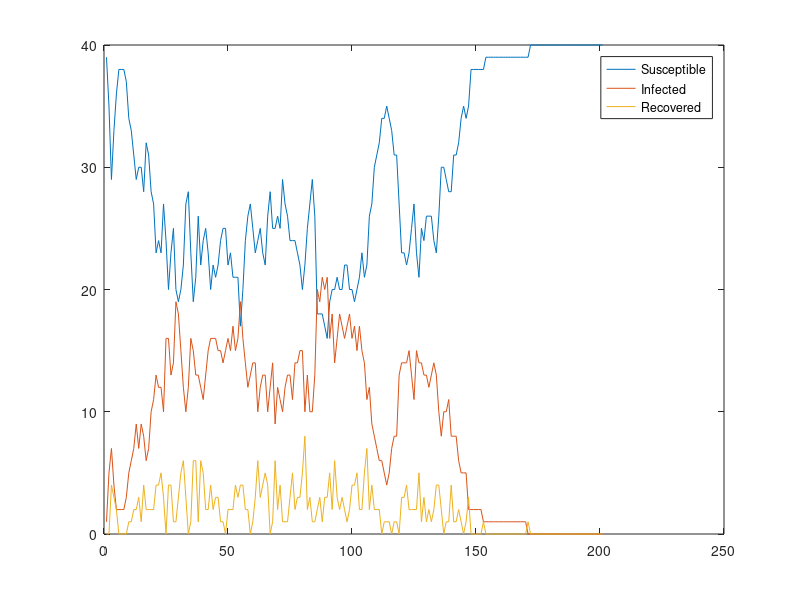

Here is the MATLAB script that generated this plot:
%%  Modelling hospital-acquired infections
%   Agent-based modelling course project
%   Singapore-ETH Centre (SEC)
%   Future Resilient Systems
%   Date: 23 October 2015
%   Version: 1.0
%   Authors:
%       *   Mateusz Iwo Dubaniowski
%       *   Tianyin Sun

display('Start simulation...');     %Started!

%% Initilization
TIMESTEPS = 200;
PROPERTIES = 4;         % Properties: 1 - patient(1)/staff(0), 2 - room no., 3 - status: 0 - S, 1 - I, 2 - R
NSTAFF = 15;

WARDSMAP = [3 1 1 1 1; 1 1 1 1 1; 1 1 -1 1 1; 1 1 0 1 1; 1 1 1 1 1;]
NPATIENTS = sum(sum(WARDSMAP))+1;
dimensions = size(WARDSMAP);
wards = zeros(dimensions(1), dimensions(2));
agents = zeros(NSTAFF+NPATIENTS, PROPERTIES);
agents(1, 3)=1;
new_agents=agents;
agents(1:1:NPATIENTS, 1)=1;
for i=NPATIENTS+1:1:NPATIENTS+NSTAFF
    agents(i, 2)=round((rand*(dimensions(1)*dimensions(2)))+0.5);
end
temppatient=1;
for i=1:1:dimensions(1)*dimensions(2)
    for j=1:1:WARDSMAP(floor((i-1)/dimensions(1))+1, mod((i-1), dimensions(2))+1)
        agents(temppatient, 2)=i;
        temppatient=temppatient+1;
    end
end
% Probabilities
infectionPatient=0.1;
infectionStaff=0.05;
recoverPatient=0.1;
recoverStaff=0.9;
susceptiblePatient=0.8;
susceptibleStaff=0.9;
movementProbMat = rand(dimensions(1)*dimensions(2), dimensions(1)*dimensions(2));
for i=1:1:dimensions(1)*dimensions(2)
    if (WARDSMAP(floor((i-1)/dimensions(1))+1, mod((i-1), dimensions(2))+1)>0)
        movementProbMat(:,i)=movementProbMat(:,i)*WARDSMAP(floor((i-1)/dimensions(1))+1, mod((i-1), dimensions(2))+1);
    end
end
for i=1:1:dimensions(1)*dimensions(2)
    movementProbMat(i,:) = movementProbMat(i,:)/sum(movementProbMat(i,:));
    for j=dimensions(1)*dimensions(2):-1:1
       movementProbMat(i,j) = sum(movementProbMat(i,1:1:j));
    end
end
status_data=zeros(TIMESTEPS+1, 3);

%% Iterate over time
new_agents=agents;
status_data(1, 1)=sum(agents(:,3)==0);
status_data(1, 2)=sum(agents(:,3)==1);
status_data(1, 3)=sum(agents(:,3)==2);
for tstep=1:1:TIMESTEPS
    tstep

%% Iterate over agents
    for agent=1:1:NSTAFF+NPATIENTS
    
%% Update agents
        if(agents(agent,3)==0)
           if(agents(agent,1)==0)
               sameroom=find(agents(:,2)==agents(agent,2));
               for i=1:1:length(sameroom)
                   if(agents(i, 3)==1 && rand<infectionStaff)
                       new_agents(agent,3)=1;
                   end
               end
           else
               sameroom=find(agents(:,2)==agents(agent,2));
               for i=1:1:length(sameroom)
                   if(agents(i, 3)==1 && rand<infectionPatient)
                       new_agents(agent,3)=1;
                   end
               end
           end
        end
        if(agents(agent,3)==1)
            if(agents(agent,1)==0)
                if(rand<recoverStaff)
                    new_agents(agent,3)=2;
                end
            else
                 if(rand<recoverPatient)
                    new_agents(agent,3)=2;
                 end
            end
        end
        if(agents(agent,3)==2)
            if(agents(agent,1)==0)
                if(rand<susceptibleStaff)
                    new_agents(agent,3)=0;
                end
            else
                 if(rand<susceptiblePatient)
                    new_agents(agent,3)=0;
                 end
            end
        end
        if(agents(agent,1)==0)
            new_agents(agent,2)=find(movementProbMat(agents(agent,2),:)>rand, 1);
        end
    end
    agents=new_agents;


%% Save data
status_data(tstep+1, 1)=sum(agents(:,3)==0);
status_data(tstep+1, 2)=sum(agents(:,3)==1);
status_data(tstep+1, 3)=sum(agents(:,3)==2);

end

plot(status_data);
legend('Susceptible', 'Infected', 'Recovered');

% Completed!
display('Success! Simulation completed!');
